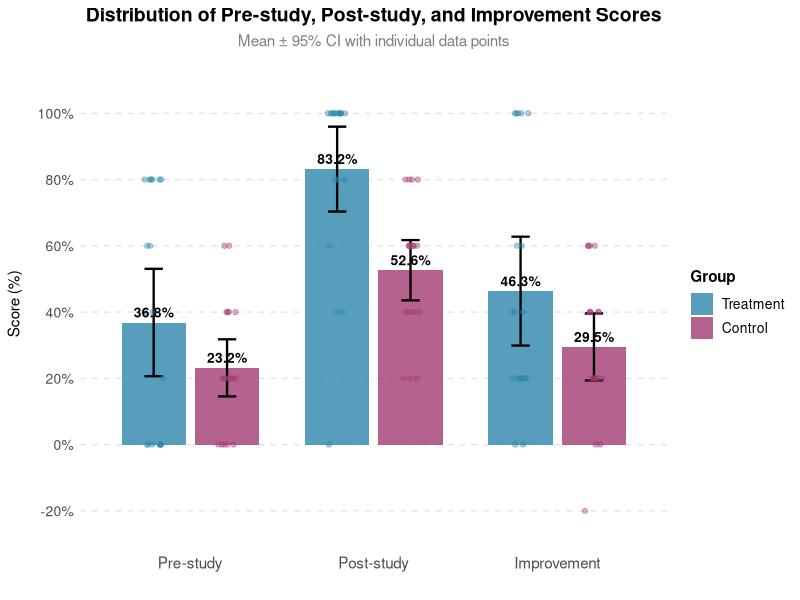

This figure's R source:
# Create bar chart showing distribution of Pre, Post, and Improvement
# for Treatment and Control groups

library(ggplot2)
library(dplyr)
library(tidyr)

# Read the data
control <- read.csv("control.csv", stringsAsFactors = FALSE)
treatment <- read.csv("treatment.csv", stringsAsFactors = FALSE)

# Clean the data - remove percentage signs and convert to numeric
clean_percentage <- function(x) {
  as.numeric(gsub("%", "", x))
}

# Extract data (remove last row if it's a summary)
control_pre <- clean_percentage(control$Correct.pre[1:(nrow(control)-1)])
control_post <- clean_percentage(control$Correct.post[1:(nrow(control)-1)])
control_diff <- clean_percentage(control$Differences[1:(nrow(control)-1)])

treatment_pre <- clean_percentage(treatment$Correct.pre[1:nrow(treatment)])
treatment_post <- clean_percentage(treatment$Correct.post[1:nrow(treatment)])
treatment_diff <- clean_percentage(treatment$Differences[1:nrow(treatment)])

# Function to calculate mean and 95% CI
calc_stats <- function(data) {
  n <- length(data)
  mean_val <- mean(data)
  se <- sd(data) / sqrt(n)
  ci_lower <- mean_val - 1.96 * se
  ci_upper <- mean_val + 1.96 * se
  return(list(mean = mean_val, ci_lower = ci_lower, ci_upper = ci_upper, 
              sd = sd(data), n = n))
}

# Calculate statistics for each group
control_pre_stats <- calc_stats(control_pre)
control_post_stats <- calc_stats(control_post)
control_diff_stats <- calc_stats(control_diff)

treatment_pre_stats <- calc_stats(treatment_pre)
treatment_post_stats <- calc_stats(treatment_post)
treatment_diff_stats <- calc_stats(treatment_diff)

# Create data frame for plotting
plot_data <- data.frame(
  Group = rep(c("Treatment", "Control"), each = 3),
  Metric = rep(c("Pre-study", "Post-study", "Improvement"), 2),
  Mean = c(
    treatment_pre_stats$mean,
    treatment_post_stats$mean,
    treatment_diff_stats$mean,
    control_pre_stats$mean,
    control_post_stats$mean,
    control_diff_stats$mean
  ),
  CI_Lower = c(
    treatment_pre_stats$ci_lower,
    treatment_post_stats$ci_lower,
    treatment_diff_stats$ci_lower,
    control_pre_stats$ci_lower,
    control_post_stats$ci_lower,
    control_diff_stats$ci_lower
  ),
  CI_Upper = c(
    treatment_pre_stats$ci_upper,
    treatment_post_stats$ci_upper,
    treatment_diff_stats$ci_upper,
    control_pre_stats$ci_upper,
    control_post_stats$ci_upper,
    control_diff_stats$ci_upper
  ),
  SD = c(
    treatment_pre_stats$sd,
    treatment_post_stats$sd,
    treatment_diff_stats$sd,
    control_pre_stats$sd,
    control_post_stats$sd,
    control_diff_stats$sd
  ),
  N = c(
    treatment_pre_stats$n,
    treatment_post_stats$n,
    treatment_diff_stats$n,
    control_pre_stats$n,
    control_post_stats$n,
    control_diff_stats$n
  )
)

# Set factor levels for proper ordering
plot_data$Metric <- factor(plot_data$Metric, 
                           levels = c("Pre-study", "Post-study", "Improvement"))
plot_data$Group <- factor(plot_data$Group, levels = c("Treatment", "Control"))

# Create individual data points for jitter plot
individual_data <- data.frame(
  Group = c(rep("Treatment", length(treatment_pre) + length(treatment_post) + length(treatment_diff)),
            rep("Control", length(control_pre) + length(control_post) + length(control_diff))),
  Metric = c(rep("Pre-study", length(treatment_pre)),
             rep("Post-study", length(treatment_post)),
             rep("Improvement", length(treatment_diff)),
             rep("Pre-study", length(control_pre)),
             rep("Post-study", length(control_post)),
             rep("Improvement", length(control_diff))),
  Value = c(treatment_pre, treatment_post, treatment_diff,
            control_pre, control_post, control_diff)
)

individual_data$Metric <- factor(individual_data$Metric, 
                                 levels = c("Pre-study", "Post-study", "Improvement"))
individual_data$Group <- factor(individual_data$Group, levels = c("Treatment", "Control"))

# Create the plot with bars and individual points
p <- ggplot(plot_data, aes(x = Metric, y = Mean, fill = Group)) +
  geom_bar(stat = "identity", position = position_dodge(width = 0.8), 
           width = 0.7, alpha = 0.8) +
  geom_errorbar(aes(ymin = CI_Lower, ymax = CI_Upper), 
                position = position_dodge(width = 0.8), 
                width = 0.2, linewidth = 0.8) +
  geom_jitter(data = individual_data, 
              aes(x = Metric, y = Value, color = Group),
              position = position_jitterdodge(dodge.width = 0.8, jitter.width = 0.2),
              size = 1.5, alpha = 0.4, inherit.aes = FALSE) +
  scale_fill_manual(values = c("Treatment" = "#2E86AB", "Control" = "#A23B72"),
                    name = "Group") +
  scale_color_manual(values = c("Treatment" = "#2E86AB", "Control" = "#A23B72"),
                     guide = "none") +
  scale_y_continuous(limits = c(min(c(individual_data$Value, plot_data$CI_Lower), na.rm = TRUE) - 5,
                                max(c(individual_data$Value, plot_data$CI_Upper), na.rm = TRUE) + 10),
                     breaks = seq(-20, 120, 20),
                     labels = paste0(seq(-20, 120, 20), "%"),
                     name = "Score (%)") +
  labs(title = "Distribution of Pre-study, Post-study, and Improvement Scores",
       subtitle = "Mean ± 95% CI with individual data points",
       x = "",
       fill = "Group") +
  theme_minimal() +
  theme(
    plot.title = element_text(hjust = 0.5, size = 14, face = "bold"),
    plot.subtitle = element_text(hjust = 0.5, size = 11, color = "gray50"),
    axis.text.x = element_text(size = 11, angle = 0),
    axis.text.y = element_text(size = 10),
    axis.title.y = element_text(size = 11, margin = margin(r = 10)),
    legend.position = "right",
    legend.title = element_text(size = 11, face = "bold"),
    legend.text = element_text(size = 10),
    panel.grid.major.x = element_blank(),
    panel.grid.minor = element_blank(),
    panel.grid.major.y = element_line(color = "gray90", linetype = "dashed"),
    panel.background = element_rect(fill = "white", color = NA),
    plot.background = element_rect(fill = "white", color = NA)
  )

# Add mean value labels on bars
p <- p + geom_text(aes(label = sprintf("%.1f%%", Mean)),
                   position = position_dodge(width = 0.8),
                   vjust = -0.5, size = 3.5, fontface = "bold")

# Save the plot
ggsave("distribution_bar_chart.png", plot = p, width = 12, height = 7, dpi = 300)

cat("\nDistribution bar chart saved as 'distribution_bar_chart.png'\n")
cat("\nSummary Statistics:\n")
cat("\nTreatment Group:\n")
cat(sprintf("  Pre-study: %.2f%% ± %.2f%% (95%% CI: [%.2f%%, %.2f%%])\n",
            treatment_pre_stats$mean, treatment_pre_stats$sd,
            treatment_pre_stats$ci_lower, treatment_pre_stats$ci_upper))
cat(sprintf("  Post-study: %.2f%% ± %.2f%% (95%% CI: [%.2f%%, %.2f%%])\n",
            treatment_post_stats$mean, treatment_post_stats$sd,
            treatment_post_stats$ci_lower, treatment_post_stats$ci_upper))
cat(sprintf("  Improvement: %.2f%% ± %.2f%% (95%% CI: [%.2f%%, %.2f%%])\n",
            treatment_diff_stats$mean, treatment_diff_stats$sd,
            treatment_diff_stats$ci_lower, treatment_diff_stats$ci_upper))

cat("\nControl Group:\n")
cat(sprintf("  Pre-study: %.2f%% ± %.2f%% (95%% CI: [%.2f%%, %.2f%%])\n",
            control_pre_stats$mean, control_pre_stats$sd,
            control_pre_stats$ci_lower, control_pre_stats$ci_upper))
cat(sprintf("  Post-study: %.2f%% ± %.2f%% (95%% CI: [%.2f%%, %.2f%%])\n",
            control_post_stats$mean, control_post_stats$sd,
            control_post_stats$ci_lower, control_post_stats$ci_upper))
cat(sprintf("  Improvement: %.2f%% ± %.2f%% (95%% CI: [%.2f%%, %.2f%%])\n",
            control_diff_stats$mean, control_diff_stats$sd,
            control_diff_stats$ci_lower, control_diff_stats$ci_upper))
